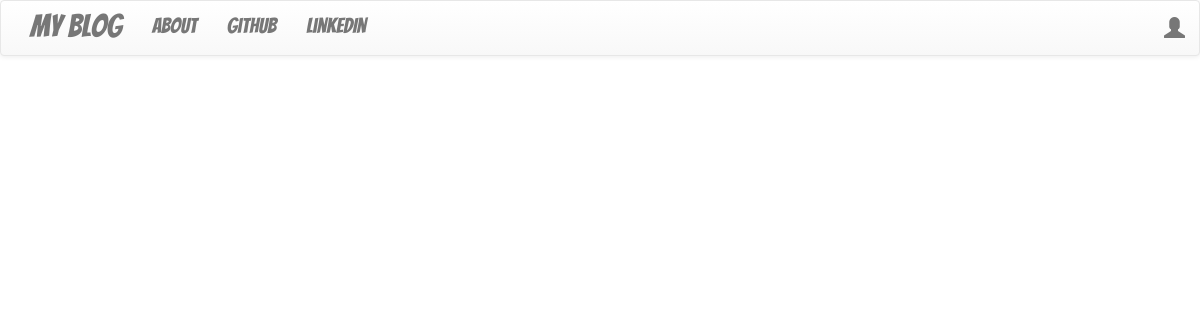
Before: / with the older database file.
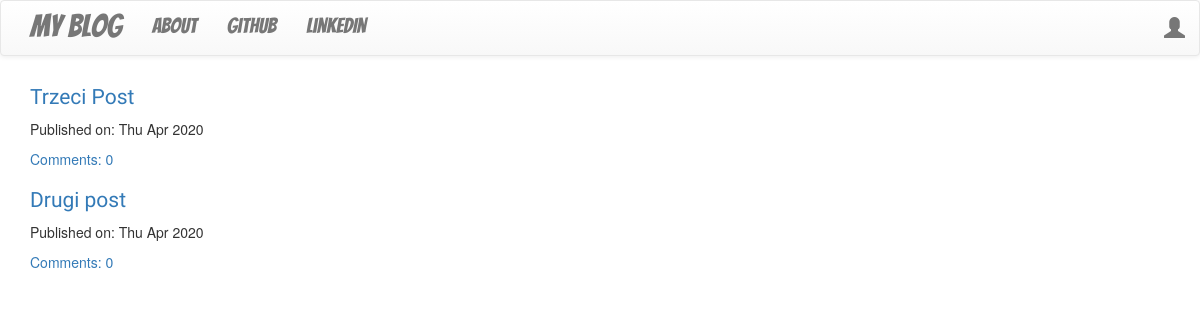
After: the same page with the newer database file.
### blog/models.py (models this page shows, shortened)
class Post(models.Model):
    author = models.ForeignKey('auth.User', on_delete=models.CASCADE)
    title = models.CharField(max_length=200)
    text = models.TextField()
    created_date = models.DateTimeField(default=timezone.now)
    published_date = models.DateTimeField(blank=True, null=True)
    def approve_comments(self):
        return self.comments.filter(approved_comment=True)

### blog/views.py (the view)
# urls.py: url(r'^$', views.PostListView.as_view(),name='post_list'),
class PostListView(ListView):
    model = Post
    def get_queryset(self):
        return Post.objects.filter(published_date__lte=timezone.now()).order_by('-published_date')

### blog/templates/blog/post_list.html
{% extends "blog/base.html" %}
{% block content %}
<div class="centerstage">
    {% for post in post_list %}
    <div class="post">
        <h1 class="postlisttitle"><a href="{% url 'post_detail' pk=post.pk %}">{{ post.title }}</a></h1>
        <div class="date">
            <p>Published on: {{ post.published_date|date:"D M Y"}} </p>
        </div>
        <a href="{% url 'post_detail' pk=post.pk %}">Comments: {{ post.approve_comments.count }}</a>
    </div>
    {% endfor %}
</div>
{% endblock %}

### blog/templates/blog/base.html (shortened to what this page needs)
<!DOCTYPE html>
{% load static %}
<html lang="en">
<head>
    <link rel="stylesheet" href="https://stackpath.bootstrapcdn.com/bootstrap/3.4.1/css/bootstrap.min.css">
    <link rel="stylesheet" href="https://stackpath.bootstrapcdn.com/bootstrap/3.4.1/css/bootstrap-theme.min.css">
    <link rel="stylesheet" href="//cdn.jsdelivr.net/npm/medium-editor@latest/dist/css/medium-editor.min.css" type="text/css" media="screen" charset="utf-8">
    <link rel="stylesheet" href="{% static 'css/blog.css'%}">
</head>
<body>
    <nav class="navbar navbar-default techfont custom-navbar">
        <div class="container">
            <ul class="nav navbar-nav">
            <li><a class="navbar-brand bigbrand" href="{% url 'post_list'%}">My blog</a></li>
            <li><a href="{% url 'about' %}">About</a></li>
            <li><a href="https://www.github.com">Github</a> </li>
            <li><a href="https://linkedin.com">LinkedIn</a></li>
            </ul>
            <ul class="nav navbar-nav navbar-right">
                {% if user.is_authenticated %}
                <li>
                    <a href="{% url 'post_new'%}">New Post</a>
                    <a href="{% url 'post_draft_list'%}">Drafts</a>
                    <a href="{% url 'logout'%}">Log Out</a>
                </li>
                <li>
                    <a>Welcome: {{user.username}}</a>
                </li>
                    {% else %}
                    <li><a class="nav navbar-right" href="{% url 'login' %}"><span class="glyphicon glyphicon-user"></span></a> </li>
                {% endif %}
            </ul>
        </div>
    </nav>
<div class="content container">
    <div class="row">
        <div class="col-md-8">
            <div class="blog_posts">
                {% block content  %}
                {% endblock %}
            </div>
        </div>
    </div>
</div>
</body>
</html>

### blog/static/css/blog.css (style rules this page uses)
.techfont { font-family: 'Bangers', sans-serif; font-size: 1.5em; margin-bottom: 10px; }
.postlisttitle { font-family: 'Lobster', sans-serif; font-size: 1.5em; text-align: left; }
.centerstage { margin-left: auto; margin-right: auto; }
.bigbrand { font-size: 1.5em; }

Changed rows visible on the page:
added Post: title "Trzeci Post", published_date "Thu Apr 2020", approve_comments.count "0"
added Post: title "Drugi post", published_date "Thu Apr 2020", approve_comments.count "0"
